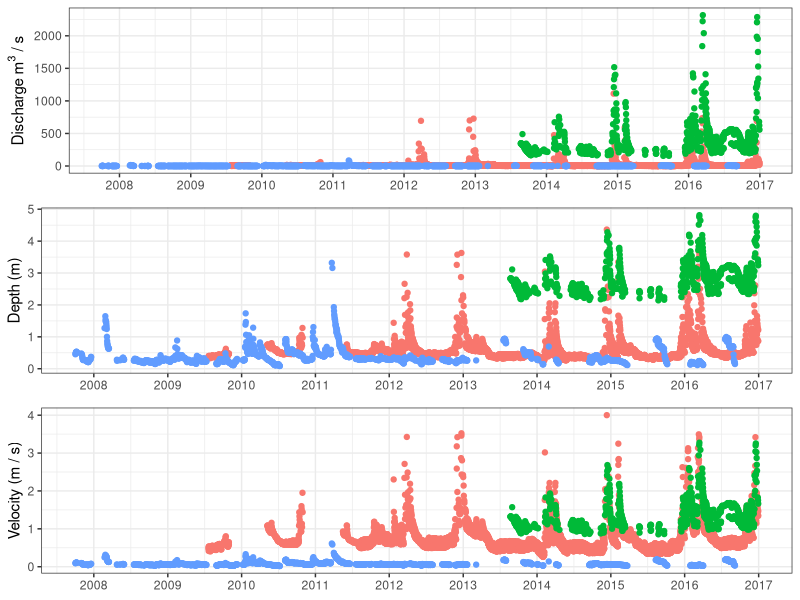
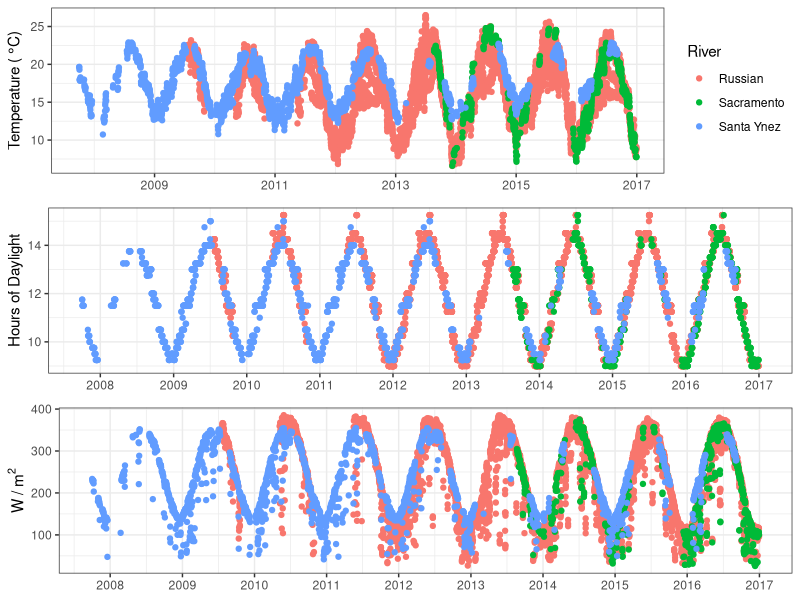
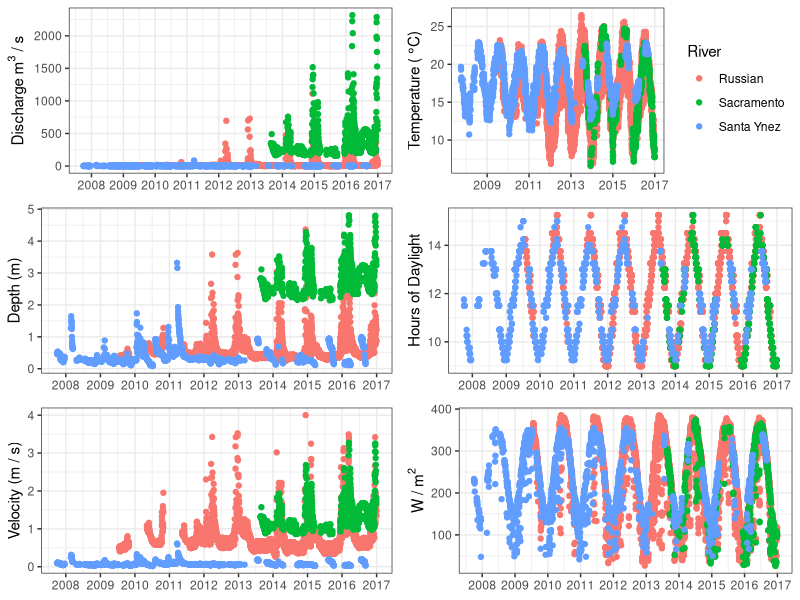

R code for these plots, in order:
#### NRES 710 Final Project
### Predictor variable comparisons
## 11.7.2022

#### Loading libraries & data ####

# Libraries
library(tidyverse)
library(ggplot2)
library(lme4)
library(lubridate)
library(gridExtra)

# Data
rus_metabolism <- read.csv("russian_metabolism.csv")
sac_metabolism <- read.csv("sacramento_metabolism.csv")
ynez_metabolism <- read.csv("santaynez_metabolism.csv")

# Adding identifier column
rus_metabolism <- rus_metabolism %>% 
  mutate(river = "Russian")
sac_metabolism <- sac_metabolism %>% 
  mutate(river = "Sacramento")
ynez_metabolism <- ynez_metabolism %>% 
  mutate(river = "Santa Ynez")

# Merging dataset into one
all_rivers <- rbind(rus_metabolism, sac_metabolism, ynez_metabolism)
all_rivers$date <- date(all_rivers$date)

#### Creating plots #####

# Velocity
velocity_plot <- ggplot(data = all_rivers, aes(x = date, y = velocity, color = river)) +
  geom_point(show.legend = FALSE) +
  scale_x_date(date_labels = "%Y", date_breaks = "1 year") +
  labs(y = "Velocity (m / s)", x = NULL) +
  theme_bw()

# Depth
depth_plot <- ggplot(data = all_rivers, aes(x = date, y = depth, color = river)) +
  geom_point(show.legend = FALSE) +
  scale_x_date(date_labels = "%Y", date_breaks = "1 year") +
  labs(y = "Depth (m)", x = NULL) +
  theme_bw()

# Discharge
discharge_plot <- ggplot(data = all_rivers, aes(x = date, y = discharge, color = river)) +
  geom_point(show.legend = FALSE) +
  scale_x_date(date_labels = "%Y", date_breaks = "1 year") +
  labs(y = expression(paste("Discharge m"^"3"*" / s")), x = NULL) +
  theme_bw()

# Water Temperature
temperature_plot <- ggplot(data = all_rivers, aes(x = date, y = temp.water, color = river)) +
  geom_point() +
  scale_x_date(date_labels = "%Y", date_breaks = "2 year") +
  labs(y = expression("Temperature ("*~degree*C*")"), x = NULL, color = "River") +
  theme_bw()

# Day Length
day_plot <- ggplot(data = all_rivers, aes(x = date, y = day.length, color = river)) +
  geom_point(show.legend = FALSE) +
  scale_x_date(date_labels = "%Y", date_breaks = "1 year") +
  labs(y = "Hours of Daylight", x = NULL) +
  theme_bw()

# Solar Radiation
solar_plot <- ggplot(data = all_rivers, aes(x = date, y = shortwave, color = river)) +
  geom_point(show.legend = FALSE) +
  scale_x_date(date_labels = "%Y", date_breaks = "1 year") +
  labs(y = expression(paste("W / m"^"2")), x = NULL) +
  theme_bw()

combined_discharge <- grid.arrange(discharge_plot, depth_plot, velocity_plot, nrow = 3)
combined_temperature <- grid.arrange(temperature_plot, day_plot, solar_plot, nrow = 3)
combined <- grid.arrange(combined_discharge, combined_temperature, ncol = 2)
